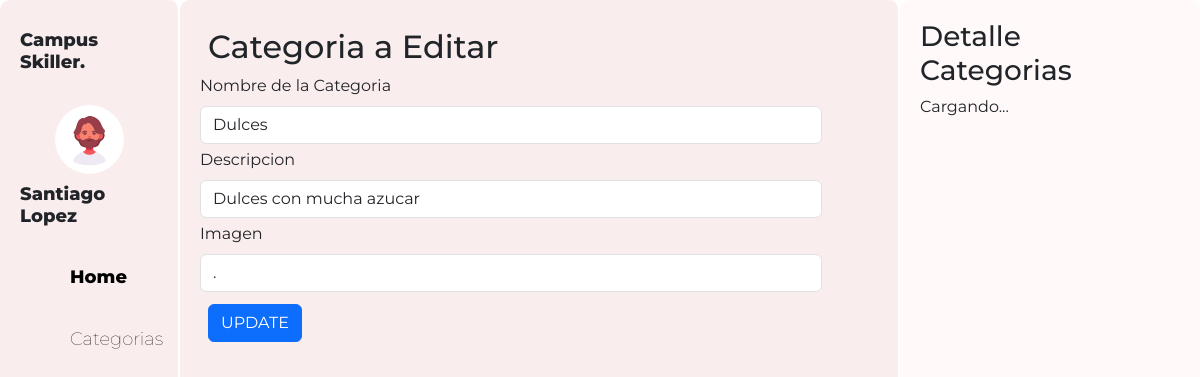
The app's page /Categorias/editarCategorias.php?Categoria_ID=1 with its own data.
### tables this page shows
CREATE TABLE `categoria` (
  `Categoria_ID` int PRIMARY KEY AUTO_INCREMENT NOT NULL,
  `Categoria_Nombre` varchar(60) NOT NULL,
  `Descripcion` varchar(120) NOT NULL,
  `Imagen` mediumblob
);

### Categorias/categoria.php (called while the page is built, shortened)
<?php
    class Categoria{
        private $Categoria_ID;
        protected $dbCnx;
        public function __construct($Categoria_ID=0,$Categoria_Nombre="",$Descripcion="",$Imagen=""){
            $this->Categoria_ID = $Categoria_ID;
            $this->dbCnx = new PDO(DB_TYPE . ":host=" . DB_HOST . ";dbname=" . DB_NAME, DB_USER, DB_PWD, [PDO::ATTR_DEFAULT_FETCH_MODE => PDO::FETCH_ASSOC]);
        }
        public function setCategoria_ID($Categoria_ID){
            $this->Categoria_ID = $Categoria_ID;
        }
        public function selectOne(){
            try {
                $stm = $this->dbCnx->prepare("SELECT * FROM categoria WHERE Categoria_ID=?");
                $stm->execute([$this->Categoria_ID]);
                return $stm->fetchAll();
            } catch (Exception $e) {
                $e -> getMessage();
            }
        }
    }
?>

### Categorias/editarCategorias.php (the view, shortened to what this page needs)
<?php
    require_once("categoria.php");
    $data = new Categoria();
    $Categoria_ID = $_GET['Categoria_ID'];
    $data->setCategoria_ID($Categoria_ID);
    $record = $data->selectOne();
    $val = $record[0];
    $imagenPath = "../images/";
    $imagenes = scandir($imagenPath);
?>
<!DOCTYPE html>
<html>
<head>
  <link rel="stylesheet" href="https://cdn.jsdelivr.net/npm/bootstrap-icons@1.10.5/font/bootstrap-icons.css%22%3E">
  <link href="https://cdn.jsdelivr.net/npm/bootstrap@5.3.0-alpha3/dist/css/bootstrap.min.css" rel="stylesheet"
>
  <link rel="stylesheet" type="text/css" href="../css/estudiantes.css">
</head>
<body>
  <div class="contenedor">
    <div class="parte-izquierda">
      <div class="perfil">
        <h3 style="margin-bottom: 2rem;">Campus Skiller.</h3>
        <img src="../images/Diseño sin título.png" alt="" class="imagenPerfil">
        <h3 >Santiago Lopez</h3>
      </div>
      <div class="menus">
        <a href="home.html" style="display: flex;gap:2px;">
          <h3 style="margin: 0px;font-weight: 800;">Home</h3>
        </a>
        <a href="categorias.php" style="display: flex;gap:2px;">
          <h3 style="margin: 0px;">Categorias</h3>
        </a>
      </div>
    </div>
<div class="parte-media">
        <h2 class="m-2">Categoria a Editar</h2>
      <div class="menuTabla contenedor2">
      <form class="col d-flex flex-wrap" action=""  method="post">
              <div class="mb-1 col-11">
                <label for="nombresCategoria" class="form-label">Nombre de la Categoria</label>
                <input
                  type="text"
                  id="nombresCategoria"
                  name="nombresCategoria"
                  class="form-control"
                  value="<?php echo $val["Categoria_Nombre"]?>"
                />
              </div>
              <div class="mb-1 col-11">
                <label for="descripcionesCategoria" class="form-label">Descripcion</label>
                <input
                  type="text"
                  id="descripcionesCategoria"
                  name="descripcionesCategoria"
                  class="form-control"
                  value="<?php echo $val["Descripcion"] ?>"
                />
              </div>
              <div class="mb-1 col-11">
                <label for="imagenesCategoria" class="form-label">Imagen</label>
                <select id="imagenesCategoria" name="imagenesCategoria" class="form-control">
                  <?php foreach ($imagenes as $imagen): ?>
                    <option value="<?php echo $imagen; ?>" <?php echo ($val['imagen'] == $imagen) ? 'selected' : ''; ?>><?php echo $imagen; ?></option>
                  <?php endforeach; ?>
                </select>
              </div>
              <div class=" col-12 m-2">
                <input type="submit" class="btn btn-primary" value="UPDATE" name="editar"/>
              </div>
            </form>
      </div>
    </div>
<div class="parte-derecho " id="detalles">
      <h3>Detalle Categorias</h3>
      <p>Cargando...</p>
    </div>
  </div>
</body>
</html>

### css/estudiantes.css (style rules this page uses)
body { font-family: 'Montserrat', sans-serif; height: 100%; overflow: hidden; }
.contenedor { display: flex; flex-direction: row; height: 100vh; margin: 0; }
.contenedor2 { overflow: auto; height: calc(100vh - 100px); }
.parte-media { background-color: #faeded; width: 60%; padding: 20px; border-radius: 10px; border-right: 2px solid rgb(255, 255, 255); }
.parte-derecho { background-color: #fff9f9; width: 25%; padding: 20px; border-radius: 10px; }
.imagenPerfil { border-radius: 100%; width: 50%; height: 50%; }
.perfil { display: flex; justify-content: center; align-items: center; flex-direction: column; font-size:large; font-weight: 800; }
.perfil h3 { font-size:large; font-weight: 800; margin-top: 10px; }
a { text-decoration: none; font-weight: lighter; color: black; }
.menus { padding-left: 2rem; margin-top: 2rem; display: flex; flex-direction: column; justify-content: center; gap: 40px; }
.menus h3 { font-weight: lighter; font-size:large }
.parte-izquierda { background-color: #faeded; width: 15%; border-right: 2px solid rgb(255, 255, 255); padding: 20px; border-radius: 10px; }

### records on screen
categoria: nombresCategoria "Dulces", descripcionesCategoria "Dulces con mucha azucar"

### other values on screen
form field imagenesCategoria "."
